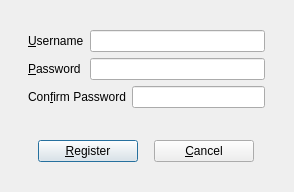
<?xml version="1.0" encoding="UTF-8"?>
<ui version="4.0">
 <class>RegistrationDialog</class>
 <widget class="QDialog" name="RegistrationDialog">
  <property name="geometry">
   <rect>
    <x>0</x>
    <y>0</y>
    <width>294</width>
    <height>192</height>
   </rect>
  </property>
  <property name="minimumSize">
   <size>
    <width>294</width>
    <height>192</height>
   </size>
  </property>
  <property name="maximumSize">
   <size>
    <width>294</width>
    <height>192</height>
   </size>
  </property>
  <property name="windowTitle">
   <string>BudgetTracker Registration</string>
  </property>
  <layout class="QGridLayout" name="gridLayout">
   <item row="0" column="1">
    <spacer name="layoutVSpacer_T">
     <property name="orientation">
      <enum>Qt::Vertical</enum>
     </property>
     <property name="sizeHint" stdset="0">
      <size>
       <width>20</width>
       <height>40</height>
      </size>
     </property>
    </spacer>
   </item>
   <item row="1" column="0">
    <spacer name="layoutHSpacer_L">
     <property name="orientation">
      <enum>Qt::Horizontal</enum>
     </property>
     <property name="sizeHint" stdset="0">
      <size>
       <width>40</width>
       <height>20</height>
      </size>
     </property>
    </spacer>
   </item>
   <item row="1" column="1">
    <layout class="QVBoxLayout" name="mainLayout">
     <item>
      <layout class="QHBoxLayout" name="usernameHLayout">
       <item>
        <widget class="QLabel" name="usernameLabel">
         <property name="text">
          <string>&amp;Username</string>
         </property>
         <property name="buddy">
          <cstring>usernameLineEdit</cstring>
         </property>
        </widget>
       </item>
       <item>
        <widget class="QLineEdit" name="usernameLineEdit">
         <property name="minimumSize">
          <size>
           <width>175</width>
           <height>0</height>
          </size>
         </property>
         <property name="maximumSize">
          <size>
           <width>175</width>
           <height>16777215</height>
          </size>
         </property>
         <property name="maxLength">
          <number>20</number>
         </property>
        </widget>
       </item>
      </layout>
     </item>
     <item>
      <layout class="QHBoxLayout" name="passwordHLayout">
       <item>
        <widget class="QLabel" name="passwordLabel">
         <property name="text">
          <string>&amp;Password</string>
         </property>
         <property name="buddy">
          <cstring>passwordLineEdit</cstring>
         </property>
        </widget>
       </item>
       <item>
        <widget class="QLineEdit" name="passwordLineEdit">
         <property name="minimumSize">
          <size>
           <width>175</width>
           <height>0</height>
          </size>
         </property>
         <property name="maximumSize">
          <size>
           <width>175</width>
           <height>16777215</height>
          </size>
         </property>
         <property name="maxLength">
          <number>20</number>
         </property>
         <property name="echoMode">
          <enum>QLineEdit::Password</enum>
         </property>
        </widget>
       </item>
      </layout>
     </item>
     <item>
      <layout class="QHBoxLayout" name="confirmPasswordHLayout">
       <item>
        <widget class="QLabel" name="confirmPasswordLabel">
         <property name="text">
          <string>Con&amp;firm Password</string>
         </property>
         <property name="buddy">
          <cstring>confirmPasswordLineEdit</cstring>
         </property>
        </widget>
       </item>
       <item>
        <widget class="QLineEdit" name="confirmPasswordLineEdit">
         <property name="maxLength">
          <number>20</number>
         </property>
         <property name="echoMode">
          <enum>QLineEdit::Password</enum>
         </property>
        </widget>
       </item>
      </layout>
     </item>
     <item>
      <layout class="QHBoxLayout" name="statusHLayout">
       <item>
        <spacer name="statusSpacer_L">
         <property name="orientation">
          <enum>Qt::Horizontal</enum>
         </property>
         <property name="sizeHint" stdset="0">
          <size>
           <width>40</width>
           <height>20</height>
          </size>
         </property>
        </spacer>
       </item>
       <item>
        <widget class="QLabel" name="statusLabel">
         <property name="font">
          <font>
           <italic>true</italic>
          </font>
         </property>
         <property name="text">
          <string/>
         </property>
        </widget>
       </item>
       <item>
        <spacer name="statusSpacer_R">
         <property name="orientation">
          <enum>Qt::Horizontal</enum>
         </property>
         <property name="sizeHint" stdset="0">
          <size>
           <width>40</width>
           <height>20</height>
          </size>
         </property>
        </spacer>
       </item>
      </layout>
     </item>
     <item>
      <layout class="QHBoxLayout" name="buttonHLayout">
       <item>
        <widget class="QPushButton" name="okButton">
         <property name="enabled">
          <bool>true</bool>
         </property>
         <property name="minimumSize">
          <size>
           <width>100</width>
           <height>0</height>
          </size>
         </property>
         <property name="maximumSize">
          <size>
           <width>100</width>
           <height>16777215</height>
          </size>
         </property>
         <property name="text">
          <string>&amp;Register</string>
         </property>
         <property name="default">
          <bool>true</bool>
         </property>
        </widget>
       </item>
       <item>
        <widget class="QPushButton" name="cancelButton">
         <property name="minimumSize">
          <size>
           <width>100</width>
           <height>0</height>
          </size>
         </property>
         <property name="maximumSize">
          <size>
           <width>100</width>
           <height>16777215</height>
          </size>
         </property>
         <property name="text">
          <string>&amp;Cancel</string>
         </property>
        </widget>
       </item>
      </layout>
     </item>
    </layout>
   </item>
   <item row="1" column="2">
    <spacer name="layoutHSpacer_R">
     <property name="orientation">
      <enum>Qt::Horizontal</enum>
     </property>
     <property name="sizeHint" stdset="0">
      <size>
       <width>40</width>
       <height>20</height>
      </size>
     </property>
    </spacer>
   </item>
   <item row="2" column="1">
    <spacer name="layoutVSpacer_B">
     <property name="orientation">
      <enum>Qt::Vertical</enum>
     </property>
     <property name="sizeHint" stdset="0">
      <size>
       <width>20</width>
       <height>40</height>
      </size>
     </property>
    </spacer>
   </item>
  </layout>
 </widget>
 <resources/>
 <connections/>
</ui>
